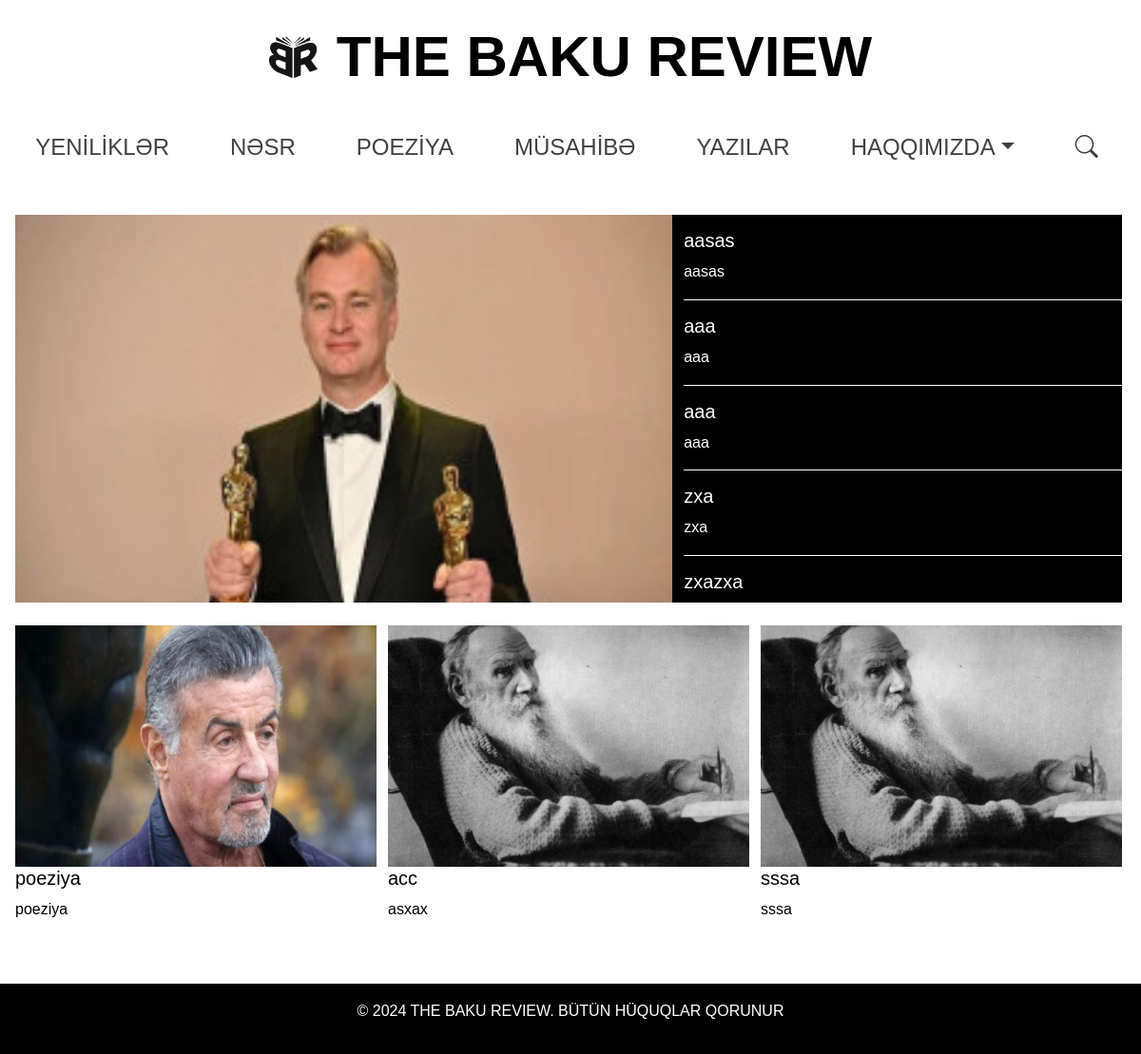
The app's page /, older data.
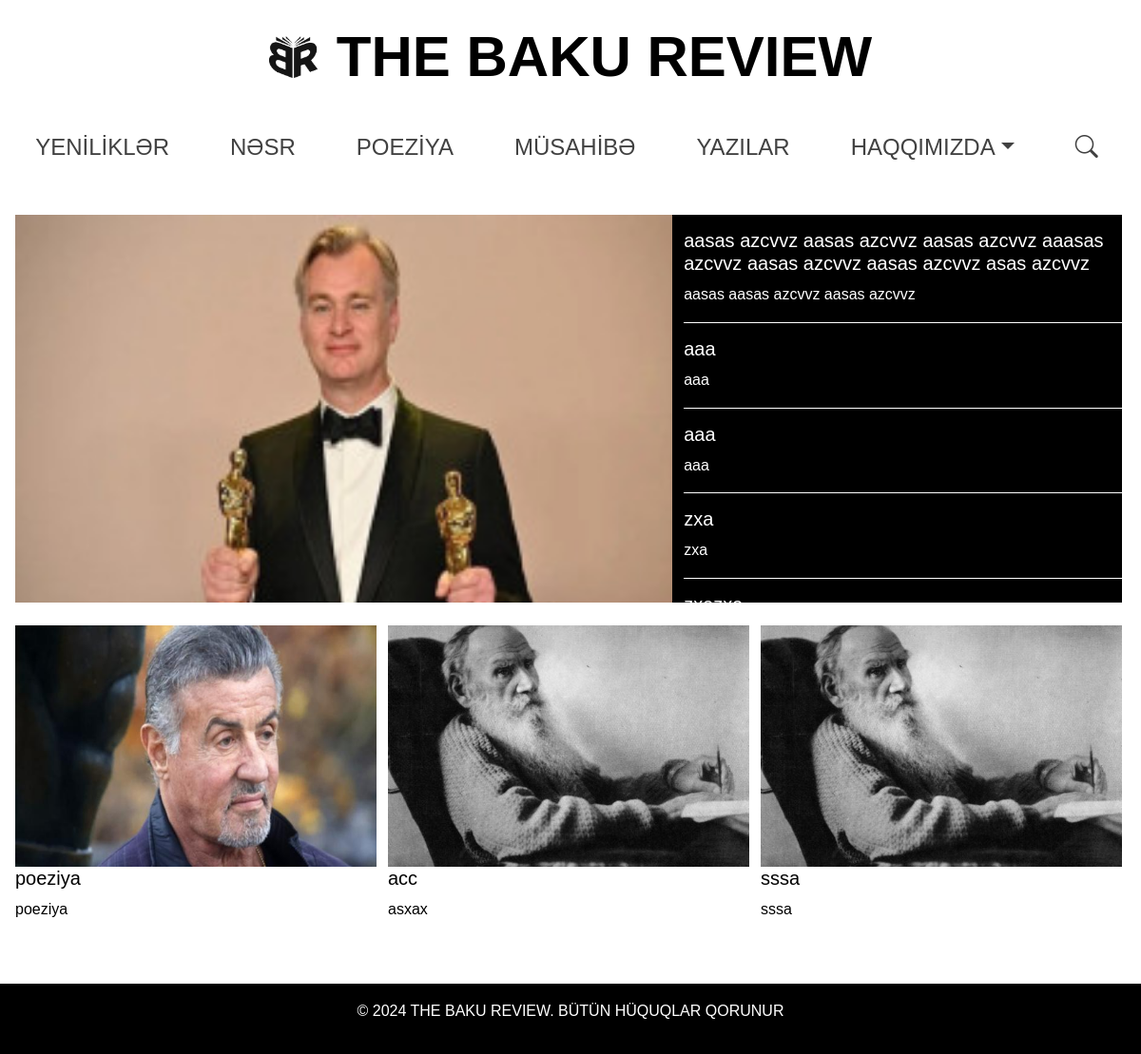
The same page, newer data.
### core/models.py (models this page shows, shortened)
class Home(models.Model):
    title = models.CharField(max_length=200)
    thumbnail = models.ImageField(upload_to=get_image_upload_thumbnail)
    author = models.CharField(max_length=100)
    is_active = models.BooleanField(default=True)
    created_at = models.DateTimeField(auto_now_add=True)
    source_model = models.CharField(max_length=50)
    class Meta:
        verbose_name = "Manşet"
        verbose_name_plural = "Manşet"

### core/views.py (the view)
# urls.py: path("", views.home, name="home"),
def home(request):
    home_articles = (
        Home.objects.filter(is_active=True)
        .only("title", "author", "thumbnail", "created_at")
        .order_by("-created_at")[:20]
    )
    top_5_articles = home_articles[:5]
    remaining_articles = home_articles[5:]
    context = {
        "top_5_articles": top_5_articles,
        "remaining_articles": remaining_articles,
    }
    return render(request, "home.html", context)

### templates/home.html (shortened to what this page needs)
{% extends 'base.html' %}
{% load static %}
{% block content %}
<div class="container mt-5">
    <div class="row d-none d-md-flex" id="main-section" style="height: 51vh; overflow: hidden;">
        <div class="col-md-6 d-flex align-items-stretch" style="flex: 3;">
            <div style="width: 100%; height: 100%; position: relative; aspect-ratio: 3 / 2;">
                <img id="main-image" class="img-fluid"
                     src="{% if top_5_articles %}{{ top_5_articles.0.thumbnail.url }}{% else %}{% static 'images/default.png' %}{% endif %}"
                     alt="{% if top_5_articles %}{{ top_5_articles.0.title }}{% else %}Default Image{% endif %}"
                     style="width: 100%; height: 100%; object-fit: cover;">
            </div>
        </div>
        <div class="col-md-6 d-flex flex-column" style="flex: 2; background-color: black; color: white; overflow-y: auto;">
            <div style="flex-grow: 1;">
                {% for article in top_5_articles %}
                <div style="margin-top: 15px; border-bottom: {% if forloop.last %}none{% else %}1px solid white{% endif %}; {% if forloop.last %}margin-bottom: 0;{% endif %};" onmouseover="changeImage('{{ article.thumbnail.url }}')">
                    <a href="{{ article.source_model }}" class="text-decoration-none text-white">
                        <h5>{{ article.title }}</h5>
                        <p>{{ article.author }}</p>
                    </a>
                </div>
                {% endfor %}
            </div>
        </div>
    </div>
    <div class="row mt-4">
        {% for article in remaining_articles %}
        <div class="col-md-4 mb-3">
            <div class="card" style="border: none; border-radius: .25rem; aspect-ratio: 3 / 2;">
                <a href="{{ article.source_model }}" class="text-decoration-none">
                    <div style="width: 100%; height: 0; padding-top: 66.67%; position: relative;">
                        <img src="{{ article.thumbnail.url }}" class="card-img-top" alt="Card Image" style="border-radius: 0; object-fit: cover; position: absolute; top: 0; left: 0; width: 100%; height: 100%;">
                    </div>
                    <div class="card-body" style="padding: 0;">
                        <h5 class="card-title" style="color: black;">{{ article.title }}</h5>
                        <p class="card-text" style="color: black;">{{ article.author }}</p>
                    </div>
                </a>
            </div>
        </div>
        {% endfor %}
    </div>
</div>
{% endblock %}

Row changes from the older to the newer data that the page shows:
changed Home: title "aasas" → "aasas azcvvz aasas azcvvz aasas azcvvz aaasas azcvvz aasas azcvvz aasas azcvvz asas azcvvz"; author "aasas" → "aasas aasas azcvvz aasas azcvvz"
